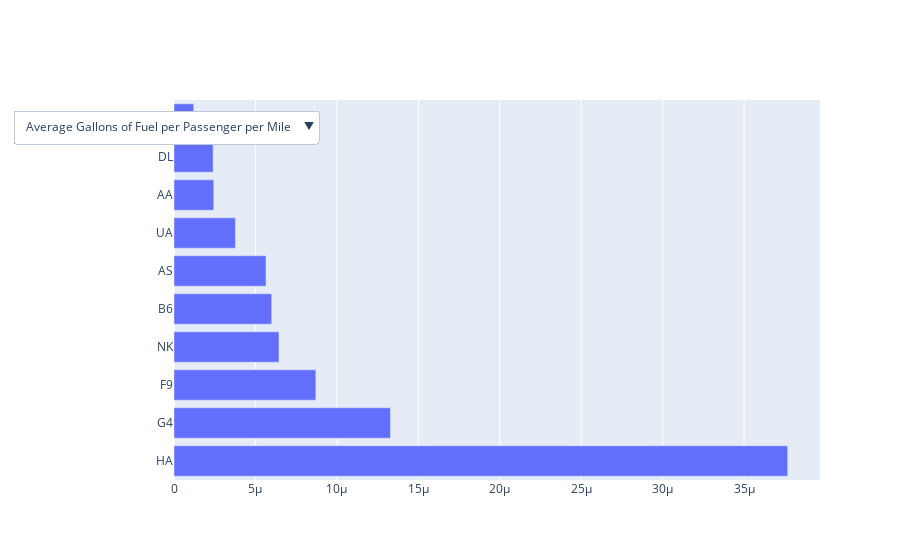

The cell this chart's notebook holds for it:
### Code cell
fig = go.Figure()
fig.add_trace(go.Bar(
            x=delays_by_carrier['avg_delay'],
            y=delays_by_carrier['op_unique_carrier'],
            orientation='h'))
buttons=list([dict(args=[{'x':[delays_by_carrier['avg_delay']]
                         , 'y':[delays_by_carrier['op_unique_carrier']]
                         }, [0]],                   
                   label="Average Delay in Minutes",
                   method="restyle"
                ),
                dict(args=[{'x':[fuel_consump_pass_dist_by_carrier['avg_fuel_per_passenger_per_mile']]
                           , 'y': [fuel_consump_pass_dist_by_carrier['unique_carrier']]
                           }, [0]],                 
                   label="Average Gallons of Fuel per Passenger per Mile",
                   method="restyle"
                )
            ])
fig.update_layout(
    updatemenus=[
        go.layout.Updatemenu(
            buttons=buttons,
            direction="down",
            pad={"r": 10, "t": 10},
            showactive=True,
            x=-0.25,
            xanchor="left",
            y=1,
            yanchor="top"
        )
    ]
)

fig.show()

### Figure 1 — Plotly figure (JSON) as saved in the notebook; plotly's stock layout.template omitted (floating-point values rounded to 4 significant figures)
{"data": [{"orientation": "h", "type": "bar", "x": [3.768e-05, 1.329e-05, 8.708e-06, 6.447e-06, 5.998e-06, 5.648e-06, 3.774e-06, 2.442e-06, 2.403e-06, 1.211e-06], "y": ["HA", "G4", "F9", "NK", "B6", "AS", "UA", "AA", "DL", "WN"]}], "layout": {"autosize": true, "updatemenus": [{"active": 1, "buttons": [{"args": [{"x": [[159.8, 159, 157, 151.5, 149.5, 141, 140.5, 140, 136.5, 132.5]], "y": [["AX", "C5", "G7", "ZW", "B6", "OO", "EV", "9E", "YV", "KS"]]}, [0]], "label": "Average Delay in Minutes", "method": "restyle"}, {"args": [{"x": [[3.768e-05, 1.329e-05, 8.708e-06, 6.447e-06, 5.998e-06, 5.648e-06, 3.774e-06, 2.442e-06, 2.403e-06, 1.211e-06]], "y": [["HA", "G4", "F9", "NK", "B6", "AS", "UA", "AA", "DL", "WN"]]}, [0]], "label": "Average Gallons of Fuel per Passenger per Mile", "method": "restyle"}], "direction": "down", "pad": {"r": 10, "t": 10}, "showactive": true, "x": -0.25, "xanchor": "left", "y": 1, "yanchor": "top"}], "xaxis": {"autorange": true, "range": [0, 3.966e-05], "type": "linear"}, "yaxis": {"autorange": true, "range": [-0.5, 9.5], "type": "category"}}}
